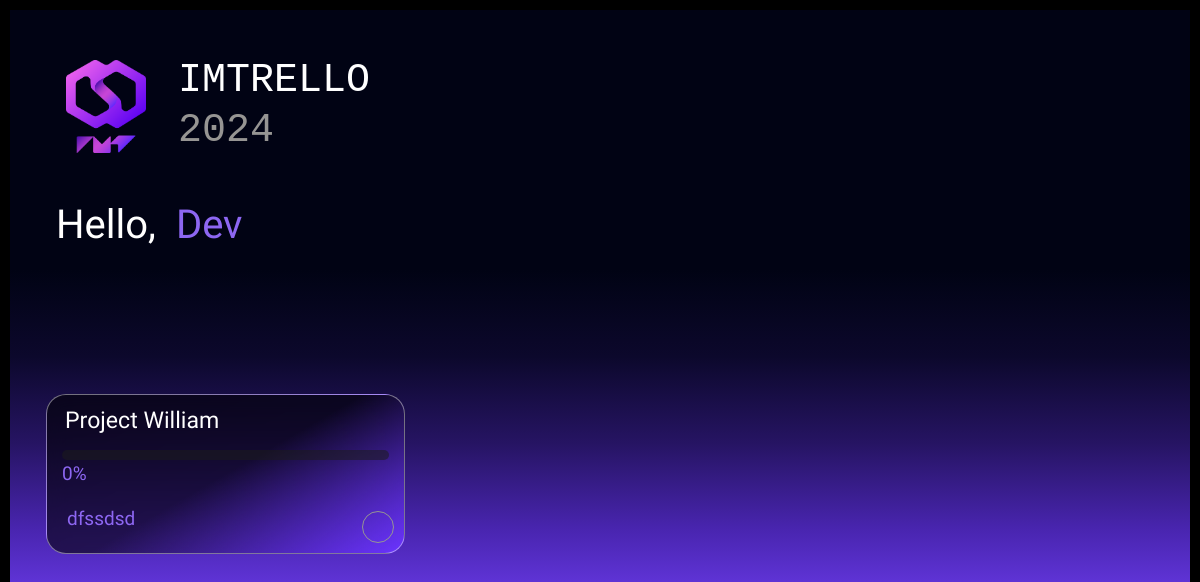
The app's page / (signed in) with its own data.
### website/models.py (models this page shows)
class Project(db.Model):
    id = db.Column(db.Integer, primary_key=True)
    name = db.Column(db.String(10000))
    description = db.Column(db.String(10000))
    end_date = db.Column(db.DateTime(timezone=True))
    admin_id = db.Column(db.Integer, db.ForeignKey('user.id'))
    sections=db.relationship('Section',backref='project')
    progress = db.Column(db.Integer)
    github = db.Column(db.String(100))

### website/views.py (the view, shortened to what this page needs)
@login_required
@views.route('/', methods=['POST','GET'])
def home():
    return render_template("home.html",user=current_user)

### website/__init__.py (called while the page is built)
def create_app():
    app = Flask(__name__)
    app.config['SECRET_KEY'] = 'zonccoizspx'
    app.config['SQLALCHEMY_DATABASE_URI'] = f'sqlite:///{DB_NAME}'''
    db.init_app(app)
    from .views import views
    from .auth import auth
    app.register_blueprint(views, url_prefix='/')
    app.register_blueprint(auth, url_prefix='/')
    from .models import User, Project
    create_database(app)
    login_manager = LoginManager()
    login_manager.login_view = 'auth.login'
    login_manager.init_app(app)
    @login_manager.user_loader
    def load_user(id):
        return User.query.get(int(id))
    return app

### website/templates/home.html (shortened to what this page needs)
{% extends "base.html" %} {% block title %}Home{% endblock %}
{% block content %}
    <div class="hello-container">
        <h1 align="left"  >
            Hello,
        </h1>
        {% if user.type=='PROJECT_MANAGER' %}
         <h1 align="left"  style="flex: 1; color: #8d67f2;">
             Project Manager
         </h1>
        {% else %}
            <h1 align="left" style="flex: 1; color: #8d67f2;">
             Dev
         </h1>
        {% endif %}
    </div>
<div class="tiles">
   {% for project in user.projects %}
   <article class="tile-special">
    <div class="tile-header">
        <h3>
            <span>{{project.name}}</span>
        </h3>
    </div>
       <div class="progress-container">
           <div class="progress-bar">
           </div>
          <div class="progress-text" style="left: {{ project.progress }}%;">
              <span>{{ project.progress }}%</span>
          </div>
       </div>
       <div class="project-description">{{project.description}}</div>
    <a href=" project/{{project.id}}" >
        <span class="icon-button">
        </span>
    </a>
</article>
   {%endfor%}
   </div>
{% endblock %}

### website/static/styles.css (style rules this page uses)
:root { --tr-background-list: #0f0f0f; --ds-text: #B6C2CF; --ds-surface-raised: #000000; --ds-surface-raised_2: #004f7c; --text-box:var(--ds-text, #172b4d); --body-bg: linear-gradient(135deg, #f5f7fa 0%, #c3cfe2 100%); --msger-bg: rgba(255, 255, 255, 0.23); --border: 2px solid #ddd; --left-msg-bg: #ececec; --right-msg-bg: #7857fb; }
html { width:100%; position:absolute; color:#B6C2CF }
h1 { margin: 10px; color: white; }
.tile-special { border-radius: 20px; padding: 10px; display: flex; flex-direction: column; height: min-content; background: linear-gradient(150deg, rgba(0, 0, 0, 0.6), rgba(0, 0, 0, 0.56), rgb(107, 52, 255)); backdrop-filter: blur(10px); border-style: solid; border-width: 1px; border-color: rgba(255, 255, 255, 0.43); }
.icon-button { position: absolute; bottom: 10px; right: 10px; }
*, *:before, *:after { margin: 0; padding: 0; box-sizing: inherit; }
.progress-container { margin-left: 5px; margin-right: 5px; display: flex; position: relative; flex-direction: column; align-items: center; align-content: center; height: 50px; }
.progress-bar { background-color: rgba(29, 29, 29, 0.55); color: white; border: none; border-radius: 10px; margin: 5px; height: 10px; width: 100%; position: relative; }
.progress-text { position: absolute; top: 15px; color: #8d67f2; font-size: 19px; text-align: center; }
.project-description { margin: 10px; color: #8d67f2; font-size: 19px; text-align: left; }
.hello-container { display: flex; align-items: center; margin-top: 25px; margin-bottom: 25px; color: #8d67f2; }

### website/static/index.css (style rules this page uses)
:root { --c-gray-900: #000000; --c-gray-800: #1f1f1f; --c-gray-700: #2e2e2e; --c-gray-600: #313131; --c-gray-500: #969593; --c-gray-400: #a6a6a6; --c-gray-300: #bdbbb7; --c-gray-200: #f1f1f1; --c-gray-100: #ffffff; --c-green-500: #45ffbc; --c-olive-500: #e3ffa8; --c-white: var(--c-gray-100); --c-text-primary: var(--c-gray-100); --c-text-secondary: var(--c-gray-200); --c-text-tertiary: var(--c-gray-500); }
body { line-height: 1.5; min-height: 100vh; font-family: "Be Vietnam Pro", sans-serif; background-color: var(--c-gray-900); color: var(--c-text-primary); display: flex; justify-content: center; }
*, *:before, *:after { box-sizing: border-box; }
a { color: inherit; }

### records on screen
Project: name "Project William", progress "0", description "dfssdsd"
